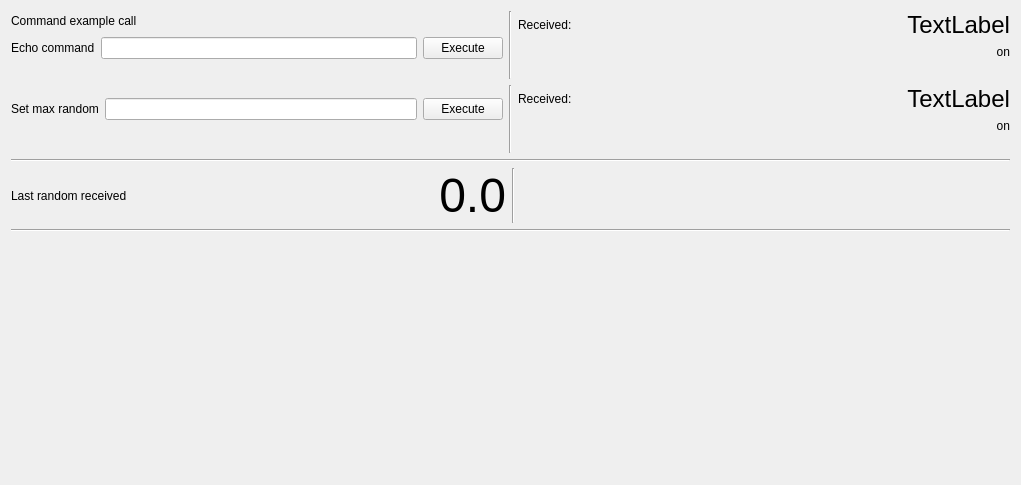
<?xml version="1.0" encoding="UTF-8"?>
<ui version="4.0">
 <class>ModuleExampleBig</class>
 <widget class="QWidget" name="ModuleExampleBig">
  <property name="geometry">
   <rect>
    <x>0</x>
    <y>0</y>
    <width>1021</width>
    <height>485</height>
   </rect>
  </property>
  <property name="windowTitle">
   <string>Example</string>
  </property>
  <layout class="QVBoxLayout" name="verticalLayout_7">
   <item>
    <layout class="QHBoxLayout" name="horizontalLayout_4">
     <item>
      <layout class="QVBoxLayout" name="verticalLayout">
       <item>
        <widget class="QLabel" name="label">
         <property name="text">
          <string>Command example call</string>
         </property>
        </widget>
       </item>
       <item>
        <layout class="QHBoxLayout" name="horizontalLayout">
         <item>
          <widget class="QLabel" name="label_2">
           <property name="text">
            <string>Echo command</string>
           </property>
          </widget>
         </item>
         <item>
          <widget class="QLineEdit" name="ledit_echo_cmd">
           <property name="text">
            <string/>
           </property>
          </widget>
         </item>
         <item>
          <widget class="QPushButton" name="pb_echo">
           <property name="text">
            <string>Execute</string>
           </property>
          </widget>
         </item>
        </layout>
       </item>
       <item>
        <spacer name="horizontalSpacer">
         <property name="orientation">
          <enum>Qt::Horizontal</enum>
         </property>
         <property name="sizeHint" stdset="0">
          <size>
           <width>40</width>
           <height>20</height>
          </size>
         </property>
        </spacer>
       </item>
      </layout>
     </item>
     <item>
      <widget class="Line" name="line_2">
       <property name="orientation">
        <enum>Qt::Vertical</enum>
       </property>
      </widget>
     </item>
     <item>
      <layout class="QVBoxLayout" name="verticalLayout_2">
       <item>
        <layout class="QHBoxLayout" name="horizontalLayout_3">
         <item>
          <widget class="QLabel" name="label_5">
           <property name="text">
            <string>Received:</string>
           </property>
          </widget>
         </item>
         <item>
          <spacer name="horizontalSpacer_5">
           <property name="orientation">
            <enum>Qt::Horizontal</enum>
           </property>
           <property name="sizeHint" stdset="0">
            <size>
             <width>40</width>
             <height>20</height>
            </size>
           </property>
          </spacer>
         </item>
         <item>
          <widget class="QLabel" name="lbl_echo_recvd">
           <property name="minimumSize">
            <size>
             <width>150</width>
             <height>0</height>
            </size>
           </property>
           <property name="font">
            <font>
             <pointsize>18</pointsize>
            </font>
           </property>
           <property name="text">
            <string>TextLabel</string>
           </property>
           <property name="alignment">
            <set>Qt::AlignRight|Qt::AlignTrailing|Qt::AlignVCenter</set>
           </property>
          </widget>
         </item>
        </layout>
       </item>
       <item>
        <widget class="QLabel" name="lbl_echo_recvd_on">
         <property name="text">
          <string>on</string>
         </property>
         <property name="alignment">
          <set>Qt::AlignRight|Qt::AlignTrailing|Qt::AlignVCenter</set>
         </property>
        </widget>
       </item>
       <item>
        <spacer name="horizontalSpacer_2">
         <property name="orientation">
          <enum>Qt::Horizontal</enum>
         </property>
         <property name="sizeHint" stdset="0">
          <size>
           <width>40</width>
           <height>20</height>
          </size>
         </property>
        </spacer>
       </item>
      </layout>
     </item>
    </layout>
   </item>
   <item>
    <layout class="QHBoxLayout" name="horizontalLayout_10">
     <item>
      <layout class="QVBoxLayout" name="verticalLayout_5">
       <item>
        <layout class="QHBoxLayout" name="horizontalLayout_11">
         <item>
          <widget class="QLabel" name="label_9">
           <property name="text">
            <string>Set max random</string>
           </property>
          </widget>
         </item>
         <item>
          <widget class="QLineEdit" name="ledit_max_rnd">
           <property name="text">
            <string/>
           </property>
          </widget>
         </item>
         <item>
          <widget class="QPushButton" name="pb_set_max_rnd">
           <property name="text">
            <string>Execute</string>
           </property>
          </widget>
         </item>
        </layout>
       </item>
       <item>
        <spacer name="horizontalSpacer_9">
         <property name="orientation">
          <enum>Qt::Horizontal</enum>
         </property>
         <property name="sizeHint" stdset="0">
          <size>
           <width>40</width>
           <height>20</height>
          </size>
         </property>
        </spacer>
       </item>
      </layout>
     </item>
     <item>
      <widget class="Line" name="line_6">
       <property name="orientation">
        <enum>Qt::Vertical</enum>
       </property>
      </widget>
     </item>
     <item>
      <layout class="QVBoxLayout" name="verticalLayout_6">
       <item>
        <layout class="QHBoxLayout" name="horizontalLayout_12">
         <item>
          <widget class="QLabel" name="label_10">
           <property name="text">
            <string>Received:</string>
           </property>
          </widget>
         </item>
         <item>
          <spacer name="horizontalSpacer_10">
           <property name="orientation">
            <enum>Qt::Horizontal</enum>
           </property>
           <property name="sizeHint" stdset="0">
            <size>
             <width>40</width>
             <height>20</height>
            </size>
           </property>
          </spacer>
         </item>
         <item>
          <widget class="QLabel" name="lbl_set_max_rnd_recvd">
           <property name="minimumSize">
            <size>
             <width>150</width>
             <height>0</height>
            </size>
           </property>
           <property name="font">
            <font>
             <pointsize>18</pointsize>
            </font>
           </property>
           <property name="text">
            <string>TextLabel</string>
           </property>
           <property name="alignment">
            <set>Qt::AlignRight|Qt::AlignTrailing|Qt::AlignVCenter</set>
           </property>
          </widget>
         </item>
        </layout>
       </item>
       <item>
        <widget class="QLabel" name="lbl_set_max_rnd_recvd_on">
         <property name="text">
          <string>on</string>
         </property>
         <property name="alignment">
          <set>Qt::AlignRight|Qt::AlignTrailing|Qt::AlignVCenter</set>
         </property>
        </widget>
       </item>
       <item>
        <spacer name="horizontalSpacer_11">
         <property name="orientation">
          <enum>Qt::Horizontal</enum>
         </property>
         <property name="sizeHint" stdset="0">
          <size>
           <width>40</width>
           <height>20</height>
          </size>
         </property>
        </spacer>
       </item>
      </layout>
     </item>
    </layout>
   </item>
   <item>
    <widget class="Line" name="line">
     <property name="orientation">
      <enum>Qt::Horizontal</enum>
     </property>
    </widget>
   </item>
   <item>
    <layout class="QHBoxLayout" name="horizontalLayout_5">
     <item>
      <layout class="QHBoxLayout" name="horizontalLayout_2">
       <item>
        <widget class="QLabel" name="label_3">
         <property name="text">
          <string>Last random received</string>
         </property>
        </widget>
       </item>
       <item>
        <spacer name="horizontalSpacer_3">
         <property name="orientation">
          <enum>Qt::Horizontal</enum>
         </property>
         <property name="sizeHint" stdset="0">
          <size>
           <width>40</width>
           <height>20</height>
          </size>
         </property>
        </spacer>
       </item>
       <item>
        <widget class="QLabel" name="lbl_last_random">
         <property name="minimumSize">
          <size>
           <width>150</width>
           <height>0</height>
          </size>
         </property>
         <property name="font">
          <font>
           <pointsize>36</pointsize>
          </font>
         </property>
         <property name="text">
          <string>0.0</string>
         </property>
         <property name="alignment">
          <set>Qt::AlignRight|Qt::AlignTrailing|Qt::AlignVCenter</set>
         </property>
        </widget>
       </item>
      </layout>
     </item>
     <item>
      <widget class="Line" name="line_3">
       <property name="orientation">
        <enum>Qt::Vertical</enum>
       </property>
      </widget>
     </item>
     <item>
      <spacer name="horizontalSpacer_4">
       <property name="orientation">
        <enum>Qt::Horizontal</enum>
       </property>
       <property name="sizeHint" stdset="0">
        <size>
         <width>40</width>
         <height>20</height>
        </size>
       </property>
      </spacer>
     </item>
    </layout>
   </item>
   <item>
    <widget class="Line" name="line_4">
     <property name="orientation">
      <enum>Qt::Horizontal</enum>
     </property>
    </widget>
   </item>
   <item>
    <layout class="QHBoxLayout" name="horizontalLayout_6">
     <item>
      <widget class="QWidget" name="widget_chart" native="true"/>
     </item>
     <item>
      <spacer name="verticalSpacer">
       <property name="orientation">
        <enum>Qt::Vertical</enum>
       </property>
       <property name="sizeHint" stdset="0">
        <size>
         <width>20</width>
         <height>40</height>
        </size>
       </property>
      </spacer>
     </item>
    </layout>
   </item>
  </layout>
 </widget>
 <resources/>
 <connections/>
</ui>
